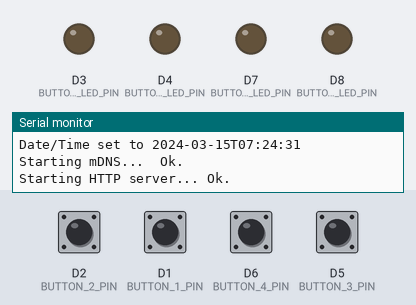
The sketch below on a simulated ESP8266 (NodeMCU). Parts: output pins drawn as LEDs (lit = HIGH), the last lines printed to the serial monitor. The inputs (shaded band) are chosen by the test bench; at power-on: D1 (BUTTON_1_PIN), D2 (BUTTON_2_PIN), D5 (BUTTON_3_PIN), D6 (BUTTON_4_PIN) LOW. WiFi joins after 1.5 s; servers stay silent unless stated; storage starts empty.

Above: at 2.7 s.
2.8 s: D2 (BUTTON_2_PIN) pulled HIGH for 0.15 s
At 3.1 s:
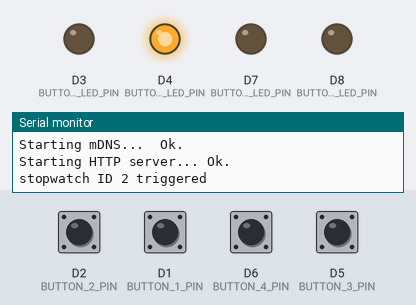
4.4 s: D1 (BUTTON_1_PIN) pulled HIGH for 0.15 s
At 5.5 s:
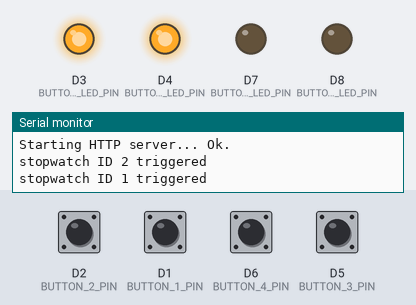
6.0 s: D6 (BUTTON_4_PIN) pulled HIGH for 0.15 s
At 6.7 s:
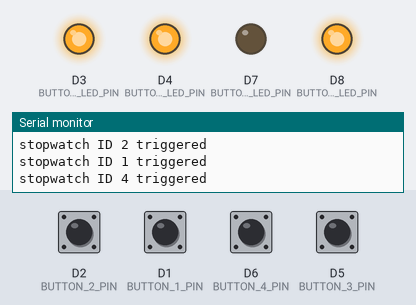
7.6 s: D5 (BUTTON_3_PIN) pulled HIGH for 0.15 s
At 8.0 s:
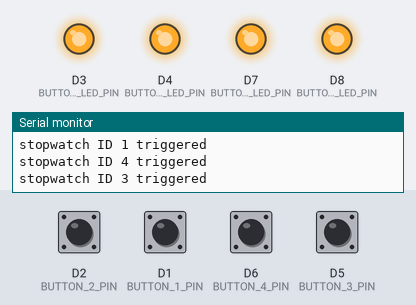
9.2 s: D2 (BUTTON_2_PIN) pulled HIGH for 1 s
At 9.7 s:
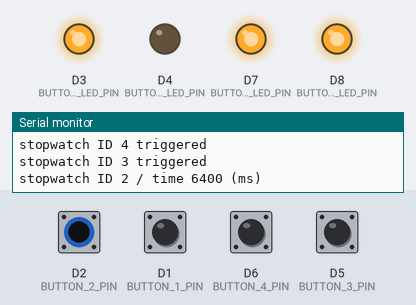
11.7 s: D1 (BUTTON_1_PIN) pulled HIGH for 1 s
At 12.8 s:
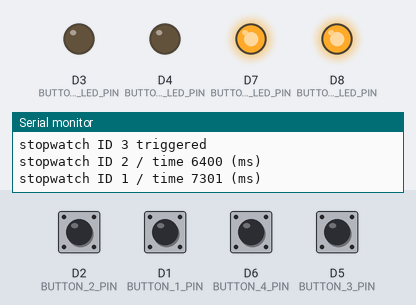
Timing chart, 0 to 14.7 s (numbered marks = the images above; inputs shaded):
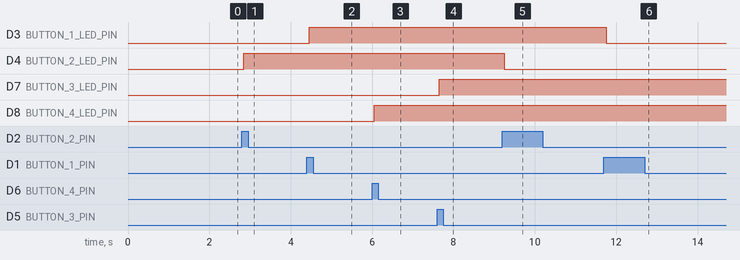

The sketch:

IoTStopwatch.ino
```cpp
#include "debug.h"
#include "version.h"
#include "ntp.h"
#include "server.h"
#include "control.h"

void setup(void) {
  setupDebug();
  debugMsg("\n***** %s *****\n", title());

  // order matters...
  setupSPIFFS();
  setupWifi();
  setupOTA();
  setupNTPClient();
  setupMDNS();
  setupServer();
  setupControl();
}

void loop(void) {
  loopNTPClient();
  loopServer();
  loopControl();
}
```

control.cpp
```cpp
#include "control.h"
#include "debug.h"
#include "settings.h"

#include <FS.h>
#include "src/Time/TimeLib.h"

const uint8_t pinButton[TOTAL_STOPWATCHES] = {BUTTON_1_PIN, BUTTON_2_PIN, BUTTON_3_PIN, BUTTON_4_PIN};
const uint8_t pinLEDButton[TOTAL_STOPWATCHES] = {BUTTON_1_LED_PIN, BUTTON_2_LED_PIN, BUTTON_3_LED_PIN, BUTTON_4_LED_PIN};
const String buttonID[TOTAL_STOPWATCHES] = {String(BUTTON_1_ID), String(BUTTON_2_ID), String(BUTTON_3_ID), String(BUTTON_4_ID)};

bool stopwatchTriggered[TOTAL_STOPWATCHES] = {false, false, false, false};
unsigned long timeStopwatchStarted[TOTAL_STOPWATCHES] = {0, 0, 0, 0}; // in miliseconds.

unsigned long lastDebounceTime[TOTAL_STOPWATCHES] = {0, 0, 0, 0}; // in miliseconds.
bool previousButtonState[TOTAL_STOPWATCHES] = {LOW, LOW, LOW, LOW}; // the previous reading from the input pin
bool buttonState[TOTAL_STOPWATCHES];

String currentCSVFile() {
  static char path[14];
  time_t t = now();
  sprintf(path, "/%04d%02d%02d.csv", year(t), month(t), day(t));
  return String(path);
}

void setupControl() {
  for (int idx = 0; idx < TOTAL_STOPWATCHES; idx++) {
    pinMode(pinButton[idx], INPUT);
    pinMode(pinLEDButton[idx], OUTPUT);
    // Turn off all LEDs.
    digitalWrite(pinLEDButton[idx], LOW);
  }
}

void checkStopwatch(uint8_t idx) {
  int reading = digitalRead(pinButton[idx]);

  // check to see if you just pressed the button
  // (i.e. the input went from LOW to HIGH), and you've waited long enough
  // since the last press to ignore any noise:

  // If the switch changed, due to noise or pressing:
  if (reading != previousButtonState[idx]) {
    // reset the debouncing timer
    lastDebounceTime[idx] = millis();
  }

  if ((millis() - lastDebounceTime[idx]) > BUTTON_DEBOUNCE_DELAY) {
    // whatever the reading is at, it's been there for longer than the debounce
    // delay, so take it as the actual current state:

    // if the button state has changed:
    if (reading != buttonState[idx]) {
      buttonState[idx] = reading;

      // only toggle if the new button state is HIGH
      if (buttonState[idx] == HIGH) {
        stopwatchTriggered[idx] = !stopwatchTriggered[idx];
        digitalWrite(pinLEDButton[idx], stopwatchTriggered[idx]);

        // Stopwatch started.
        if (stopwatchTriggered[idx]) {
          debugMsg("stopwatch ID %s triggered\n", buttonID[idx].c_str());
          timeStopwatchStarted[idx] = millis();
        }

        // Stopwatch finished.
        if (!stopwatchTriggered[idx]) {
          unsigned long stopwatch = millis() - timeStopwatchStarted[idx];
          debugMsg("stopwatch ID %s / time %lu (ms)\n", buttonID[idx].c_str(), stopwatch);

          String path = currentCSVFile();
          File file;
          if (!SPIFFS.exists(path)) {
            file = SPIFFS.open(path, "w");
            file.print(CSV_HEADER);
          } else {
            file = SPIFFS.open(path, "a");
          }
          file.printf("%s;%lu\n", buttonID[idx].c_str(), stopwatch);
          file.close();
        }
      }
    }
  }
  // save the reading. Next time through the loop, it'll be the previousButtonState:
  previousButtonState[idx] = reading;
}

void loopControl() {
  for (int idx = 0; idx < TOTAL_STOPWATCHES; idx++) {
    checkStopwatch(idx);
  }
}
```

control.h
```cpp
#pragma once

#include <Arduino.h>

void setupControl();

void loopControl();

String currentCSVFile();
```

debug.cpp
```cpp
#include "settings.h"

void setupDebug() {
#ifdef DEBUG
  Serial.begin(74880);
  Serial.setDebugOutput(true);
#endif
}

void debugMsg(const char* format, ...) {
#ifdef DEBUG
  char str[200];

  va_list args;
  va_start(args, format);

  vsnprintf(str, sizeof(str), format, args);
  Serial.print(str);

  va_end(args);
#endif
}
```

debug.h
```cpp
#pragma once

#include <Arduino.h>

void setupDebug();

void debugMsg(const char* format, ...);
```

ntp.cpp
```cpp
#include "settings.h"
#include "debug.h"

#include "src/Time/TimeLib.h"
#include <ESP8266WiFi.h>
#include <WiFiUdp.h>

extern "C" {
#include "user_interface.h"
}

os_timer_t NTPClientTimer;

bool canReadNTPClient = true;

void NTPClientRead(void *parg) {
  canReadNTPClient = true;
}

// A UDP instance to let us send and receive packets over UDP
WiFiUDP Udp;

const int NTP_PACKET_SIZE = 48; // NTP time stamp is in the first 48 bytes of the message
byte packetBuffer[NTP_PACKET_SIZE]; //buffer to hold incoming and outgoing packets

// Send an NTP request to the time server at the given address
void sendNTPpacket(IPAddress &address) {
  // Set all bytes in the buffer to 0.
  memset(packetBuffer, 0, NTP_PACKET_SIZE);

  // Initialize values needed to form NTP request.
  packetBuffer[0] = 0b11100011; // LI, Version, Mode
  packetBuffer[1] = 0;          // Stratum, or type of clock
  packetBuffer[2] = 6;          // Polling Interval
  packetBuffer[3] = 0xEC;       // Peer Clock Precision
  // 8 bytes of zero for Root Delay & Root Dispersion
  packetBuffer[12]  = 49;
  packetBuffer[13]  = 0x4E;
  packetBuffer[14]  = 49;
  packetBuffer[15]  = 52;

  // All NTP fields have been given values, now
  // you can send a packet requesting a timestamp:
  Udp.beginPacket(address, NTP_PORT);
  Udp.write(packetBuffer, NTP_PACKET_SIZE);
  Udp.endPacket();
}

time_t getNTPTime() {
  debugMsg("NTP time sync... ");

  IPAddress timeServerIP;
  // Get a random server from the pool.
  WiFi.hostByName(NTP_SERVER, timeServerIP);

  // Discard any previously received packets.
  while (Udp.parsePacket() > 0);

  sendNTPpacket(timeServerIP);

  uint32_t beginWait = millis();
  while (millis() - beginWait < 1000) {
    int size = Udp.parsePacket();
    if (size >= NTP_PACKET_SIZE) {
      Udp.read(packetBuffer, NTP_PACKET_SIZE);

      // The timestamp starts at byte 40 of the received packet and is four bytes,
      // or two words, long. First, extract the two words:
      unsigned long highWord = word(packetBuffer[40], packetBuffer[41]);
      unsigned long lowWord = word(packetBuffer[42], packetBuffer[43]);
      // Combine the four bytes (two words) into a long integer,
      // this is NTP time (seconds since Jan 1 1900):
      unsigned long secsSince1900 = highWord << 16 | lowWord;

      // Unix time starts on Jan 1 1970. In seconds, that's 2208988800:
      const unsigned long seventyYears = 2208988800UL;
      debugMsg("Ok.\n");

      return secsSince1900 - seventyYears;
    }
  }
  debugMsg("No NTP Response.\n");
  return 0;
}

String getISOTime() {
  static char isoTime[20];
  time_t t = now();
  sprintf(isoTime, "%04d-%02d-%02dT%02d:%02d:%02d", year(t), month(t), day(t), hour(t), minute(t), second(t));
  return String(isoTime);
}

void setNTPTime() {
  time_t NTPTime = getNTPTime();
  if (NTPTime) {
    NTPTime = NTPTime + TZ_OFFSET;
    canReadNTPClient = false;
    setTime(NTPTime);
    debugMsg("Date/Time set to %s\n", getISOTime().c_str());
  }
}

void setupNTPClient() {
  Udp.begin(NTP_LOCALPORT);
  setNTPTime();
  // We won't use setSyncProvider and set SyncInterval because we
  // want to have full control of it.
  os_timer_disarm(&NTPClientTimer);
  os_timer_setfn(&NTPClientTimer, NTPClientRead, NULL);
  os_timer_arm(&NTPClientTimer, NTP_INTERVAL, true);
}

void loopNTPClient() {
  if (canReadNTPClient) {
    setNTPTime();
  }
}
```

ntp.h
```cpp
#pragma once

#include <Arduino.h>

void setupNTPClient();

void loopNTPClient();

String getISOTime();
```

server.cpp
```cpp
#include "settings.h"
#include "debug.h"
#include "ntp.h"
#include "control.h"

#include <ESP8266WiFi.h>
#include <WiFiClient.h>
#include <ESP8266WebServer.h>
#include <ESP8266HTTPUpdateServer.h>
#include <ESP8266mDNS.h>
#include <FS.h>

ESP8266WebServer httpServer(80);
ESP8266HTTPUpdateServer httpUpdater;

String fileName;
File UploadFile;

String formatBytes(size_t bytes) {
  if (bytes < 1024) {
    return String(bytes) + "B";
  } else if (bytes < (1024 * 1024)) {
    return String(bytes / 1024.0) + "KB";
  } else if (bytes < (1024 * 1024 * 1024)) {
    return String(bytes / 1024.0 / 1024.0) + "MB";
  } else {
    return String(bytes / 1024.0 / 1024.0 / 1024.0) + "GB";
  }
}

void handleFileList() {
  String message = "<html><body>\n";

  FSInfo fs_info;
  SPIFFS.info(fs_info);
  float fileTotalKB = (float)fs_info.totalBytes / 1024.0;
  float fileUsedKB = (float)fs_info.usedBytes / 1024.0;
  message += "<p>File system info\n";
  message += "<br>Used: " + String(fileUsedKB) + "KB / ";
  message += String(100.0 * fileUsedKB / fileTotalKB) + "%\n";
  message += "<br>Free: " + String(fileTotalKB - fileUsedKB) + "KB\n";
  message += "<br>Total: " + String(fileTotalKB) + "KB\n<br>\n";

  Dir dir = SPIFFS.openDir("/");
  while (dir.next()) {
    String fileName = dir.fileName();
    size_t fileSize = dir.fileSize();
    message += "<br><a href=\"" + fileName + "\">" + fileName + "</a> (" + formatBytes(fileSize) + ")\n";
  }
  message += "<p>Upload a file:";
  message += "<form method='POST' action='/upload' enctype='multipart/form-data'>";
  message += "<input type='file' name='upload'>";
  message += "<input type='submit' value='Upload'>";
  message += "</form>";

  message += "</body></html>";
  httpServer.send(200, "text/html", message);
}

void handleFile(String path) {
  bool sucess = false;
  if (SPIFFS.exists(path)) {
    if (httpServer.method() == HTTP_DELETE) {
      debugMsg("Resource %s removed.\n", path.c_str());
      SPIFFS.remove(path);
      httpServer.send(200, "text/plain", "Resource removed");
      sucess = true;
    } else if (httpServer.method() == HTTP_PUT) {
      // Not implemented... We are using onFileUpload as a workaround.
    } else if (httpServer.method() == HTTP_GET) {
      debugMsg("Streaming %s...", path.c_str());
      File file = SPIFFS.open(path, "r");
      httpServer.streamFile(file, "text/csv");
      file.close();
      debugMsg(" Ok.\n");
      sucess = true;
    } else {
      sucess = true;
    }
  }
  if (!sucess) {
    httpServer.send(404, "text/plain", "File Not Found");
  }
}

void handleRoot() {
  String path = currentCSVFile();
  handleFile(String(path));
}

void handleISOTime() {
  httpServer.send(200, "text/plain", getISOTime());
}

void setupSPIFFS() {
  debugMsg("Starting SPIFFS... ");
  if (SPIFFS.begin()) {
    debugMsg(" Ok.\n");
  } else {
    debugMsg(" Error!.\n");
  }
}

void setupWifi() {
  debugMsg("Starting WiFi Setup...\n");
  WiFi.setAutoConnect(true);
  WiFi.setAutoReconnect(true);
  WiFi.setSleepMode(WIFI_NONE_SLEEP);
  WiFi.mode(WIFI_STA);
  WiFi.hostname(HOSTNAME);
  WiFi.disconnect();

  debugMsg("Connecting %s to SSID %s", HOSTNAME, WIFI_SSID);
  WiFi.begin(WIFI_SSID, WIFI_PASSWORD);
  while (WiFi.status() != WL_CONNECTED) {
    delay(500);
    debugMsg(".");
  }
  debugMsg(" Ok.\n");

  debugMsg("IP address: %s\n", WiFi.localIP().toString().c_str());
}

void setupMDNS() {
  debugMsg("Starting mDNS... ");
  if (MDNS.begin(HOSTNAME)) {
    debugMsg(" Ok.\n");
  } else {
    debugMsg(" Error!.\n");
  }
}

void setupOTA() {
  debugMsg("Starting Over the Air updater at http://%s%s ... ", WiFi.localIP().toString().c_str(), OTA_UPDATEPATH);
  httpUpdater.setup(&httpServer, OTA_UPDATEPATH);
  debugMsg(" Ok.\n");
}

void setupServer() {
  debugMsg("Starting HTTP server...");

  httpServer.on("/", /*HTTP_GET, */handleRoot);
  httpServer.on("/list", HTTP_GET, handleFileList);
  httpServer.on("/datetime", HTTP_GET, handleISOTime);

  httpServer.onNotFound([]() {
    handleFile(httpServer.uri());
  });

  httpServer.onFileUpload([]() {
    if (httpServer.uri() != "/upload") return;
    HTTPUpload& upload = httpServer.upload();
    if (upload.status == UPLOAD_FILE_START) {
      fileName = upload.filename;
      debugMsg("Uploading %s...", fileName.c_str());
      String path = "/" + fileName;
      UploadFile = SPIFFS.open(path, "w");
      // already existing file will be overwritten!
    } else if (upload.status == UPLOAD_FILE_WRITE) {
      if (UploadFile) {
        debugMsg(".");
        UploadFile.write(upload.buf, upload.currentSize);
      }
    } else if (upload.status == UPLOAD_FILE_END) {
      debugMsg(" Ok.\n");
      if (UploadFile) {
        UploadFile.close();
      }
    }
    yield();
  });

  httpServer.on("/upload", HTTP_POST, []() {
    httpServer.sendHeader("Location", "/list");
    httpServer.send(303);
  });

  httpServer.begin();
  debugMsg(" Ok.\n");
}

void loopServer() {
  httpServer.handleClient();
  MDNS.update();
}
```

server.h
```cpp
#pragma once

#include <Arduino.h>

void setupSPIFFS();
void setupWifi();
void setupMDNS();
void setupOTA();
void setupServer();

void loopServer();
```

version.h
```cpp
#pragma once

#include "settings.h"

// Example of __DATE__ string: "Jul 27 2012"
//                              01234567890

#define BUILD_YEAR_CH0 (__DATE__[ 7])
#define BUILD_YEAR_CH1 (__DATE__[ 8])
#define BUILD_YEAR_CH2 (__DATE__[ 9])
#define BUILD_YEAR_CH3 (__DATE__[10])


#define BUILD_MONTH_IS_JAN (__DATE__[0] == 'J' && __DATE__[1] == 'a' && __DATE__[2] == 'n')
#define BUILD_MONTH_IS_FEB (__DATE__[0] == 'F')
#define BUILD_MONTH_IS_MAR (__DATE__[0] == 'M' && __DATE__[1] == 'a' && __DATE__[2] == 'r')
#define BUILD_MONTH_IS_APR (__DATE__[0] == 'A' && __DATE__[1] == 'p')
#define BUILD_MONTH_IS_MAY (__DATE__[0] == 'M' && __DATE__[1] == 'a' && __DATE__[2] == 'y')
#define BUILD_MONTH_IS_JUN (__DATE__[0] == 'J' && __DATE__[1] == 'u' && __DATE__[2] == 'n')
#define BUILD_MONTH_IS_JUL (__DATE__[0] == 'J' && __DATE__[1] == 'u' && __DATE__[2] == 'l')
#define BUILD_MONTH_IS_AUG (__DATE__[0] == 'A' && __DATE__[1] == 'u')
#define BUILD_MONTH_IS_SEP (__DATE__[0] == 'S')
#define BUILD_MONTH_IS_OCT (__DATE__[0] == 'O')
#define BUILD_MONTH_IS_NOV (__DATE__[0] == 'N')
#define BUILD_MONTH_IS_DEC (__DATE__[0] == 'D')


#define BUILD_MONTH_CH0 \
  ((BUILD_MONTH_IS_OCT || BUILD_MONTH_IS_NOV || BUILD_MONTH_IS_DEC) ? '1' : '0')

#define BUILD_MONTH_CH1 \
  ( \
    (BUILD_MONTH_IS_JAN) ? '1' : \
    (BUILD_MONTH_IS_FEB) ? '2' : \
    (BUILD_MONTH_IS_MAR) ? '3' : \
    (BUILD_MONTH_IS_APR) ? '4' : \
    (BUILD_MONTH_IS_MAY) ? '5' : \
    (BUILD_MONTH_IS_JUN) ? '6' : \
    (BUILD_MONTH_IS_JUL) ? '7' : \
    (BUILD_MONTH_IS_AUG) ? '8' : \
    (BUILD_MONTH_IS_SEP) ? '9' : \
    (BUILD_MONTH_IS_OCT) ? '0' : \
    (BUILD_MONTH_IS_NOV) ? '1' : \
    (BUILD_MONTH_IS_DEC) ? '2' : \
    /* error default */    '?' \
  )

#define BUILD_DAY_CH0 ((__DATE__[4] >= '0') ? (__DATE__[4]) : '0')
#define BUILD_DAY_CH1 (__DATE__[ 5])


// Example of __TIME__ string: "21:06:19"
//                              01234567

#define BUILD_HOUR_CH0 (__TIME__[0])
#define BUILD_HOUR_CH1 (__TIME__[1])

#define BUILD_MIN_CH0 (__TIME__[3])
#define BUILD_MIN_CH1 (__TIME__[4])

#define BUILD_SEC_CH0 (__TIME__[6])
#define BUILD_SEC_CH1 (__TIME__[7])


#if VERSION_MAJOR > 100

#define VERSION_MAJOR_INIT \
  ((VERSION_MAJOR / 100) + '0'), \
  (((VERSION_MAJOR % 100) / 10) + '0'), \
  ((VERSION_MAJOR % 10) + '0')

#elif VERSION_MAJOR > 10

#define VERSION_MAJOR_INIT \
  ((VERSION_MAJOR / 10) + '0'), \
  ((VERSION_MAJOR % 10) + '0')

#else

#define VERSION_MAJOR_INIT \
  (VERSION_MAJOR + '0')

#endif

#if VERSION_MINOR > 100

#define VERSION_MINOR_INIT \
  ((VERSION_MINOR / 100) + '0'), \
  (((VERSION_MINOR % 100) / 10) + '0'), \
  ((VERSION_MINOR % 10) + '0')

#elif VERSION_MINOR > 10

#define VERSION_MINOR_INIT \
  ((VERSION_MINOR / 10) + '0'), \
  ((VERSION_MINOR % 10) + '0')

#else

#define VERSION_MINOR_INIT \
  (VERSION_MINOR + '0')

#endif

// Version examples:
//   2016-12-31 23:59:59 -> 2016.12.31.2359
//   2017-01-01 00:00:00 -> 2017.01.01.0000 or 2017.1.1.0
//   2017-01-01 00:01:00 -> 2017.01.01.0001 or 2017.1.1.1
//   2017-01-01 01:00:00 -> 2017.01.01.0100 or 2017.1.1.100
//   2017-01-01 01:01:00 -> 2017.01.01.0101 or 2017.1.1.101
//   2017-01-01 01:11:00 -> 2017.01.01.0111 or 2017.1.1.111
//   2017-01-01 10:01:00 -> 2017.01.01.1001 or 2017.1.1.1001

const char version[] = {
  BUILD_YEAR_CH0,
  BUILD_YEAR_CH1,
  BUILD_YEAR_CH2,
  BUILD_YEAR_CH3,
  '.',
  BUILD_MONTH_CH0,
  BUILD_MONTH_CH1,
  '.',
  BUILD_DAY_CH0,
  BUILD_DAY_CH1,
  '.',
  BUILD_HOUR_CH0,
  BUILD_HOUR_CH1,
  BUILD_MIN_CH0,
  BUILD_MIN_CH1,
  '\0'
};

static char* title() {
  static char title[100];
  sprintf(title, "%s %s (%s, %s) [ESP Core %s]",
    String(HOSTNAME).c_str(), version, __DATE__, __TIME__, ESP.getCoreVersion().c_str());
  return title;
}
```

settings.h
```cpp
#pragma once

#include <Arduino.h>

#define DEBUG

#define HOSTNAME "IoTStopwatch"

#define WIFI_SSID "********"
#define WIFI_PASSWORD "********"

#define OTA_UPDATEPATH "/firmware"

#define NTP_SERVER "a.st1.ntp.br"
#define NTP_PORT 123
#define NTP_LOCALPORT 2390
#define NTP_INTERVAL 1 * 60 * 60 * 1000 // Every 1 hour (in milliseconds)
#define TZ_OFFSET (-3 * 60 * 60) // in seconds.

#define CSV_HEADER "ID;Time(ms)\n"

#define TOTAL_STOPWATCHES 4

#define BUTTON_DEBOUNCE_DELAY 50

#define BUTTON_1_ID "1"
#define BUTTON_2_ID "2"
#define BUTTON_3_ID "3"
#define BUTTON_4_ID "4"

// digitalRead did NOT work with GPIOs 1, 3, 6, 7, 8, 11, and the ADC (A0)
#define BUTTON_1_PIN D1 // GPIO05
#define BUTTON_2_PIN D2 // GPIO04
#define BUTTON_3_PIN D5 // GPIO14
#define BUTTON_4_PIN D6 // GPIO12

// digitalWrite did NOT work with GPIOs 6, 7, 8, 11, and ADC (A0)
#define BUTTON_1_LED_PIN D3 // GPIO00
#define BUTTON_2_LED_PIN D4 // GPIO02
#define BUTTON_3_LED_PIN D7 // GPIO13
#define BUTTON_4_LED_PIN D8 // GPIO15
```

Measured:
- after the input at 2.8 s, D4 (BUTTON_2_LED_PIN): LOW → HIGH after 0.05 s
- after the input at 4.4 s, D3 (BUTTON_1_LED_PIN): LOW → HIGH after 0.05 s
- after the input at 6.0 s, D8 (BUTTON_4_LED_PIN): LOW → HIGH after 0.05 s
- after the input at 7.6 s, D7 (BUTTON_3_LED_PIN): LOW → HIGH after 0.05 s
- after the input at 9.2 s, D4 (BUTTON_2_LED_PIN): HIGH → LOW after 0.05 s
- after the input at 11.7 s, D3 (BUTTON_1_LED_PIN): HIGH → LOW after 0.05 s
